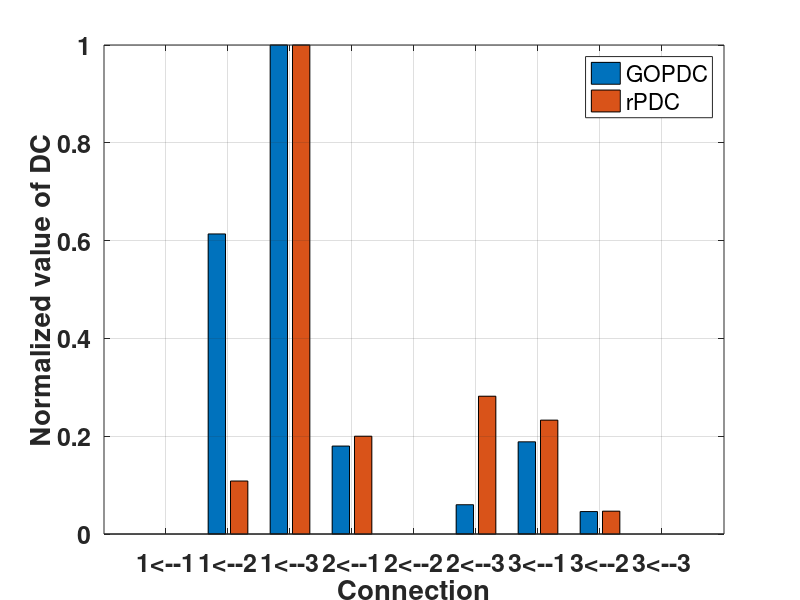

Here is the MATLAB script that generated this plot:
clc
clear
close all;
load('Connections.mat','rPDC_mean','gOPDC_mean')
list={'1<--1','1<--2','1<--3','2<--1','2<--2','2<--3','3<--1','3<--2','3<--3'}
gOPDC_mean=gOPDC_mean';
rPDC_mean=rPDC_mean';

connectivity=[gOPDC_mean(:) rPDC_mean(:)]

figure;
bar(connectivity)
set(gca,'XTickLabel',list);
legend('GOPDC','rPDC')

grid on;
ylabel('Normalized value of DC')
xlabel('Connection')
set(gca,'fontweight','bold','FontSize',18)